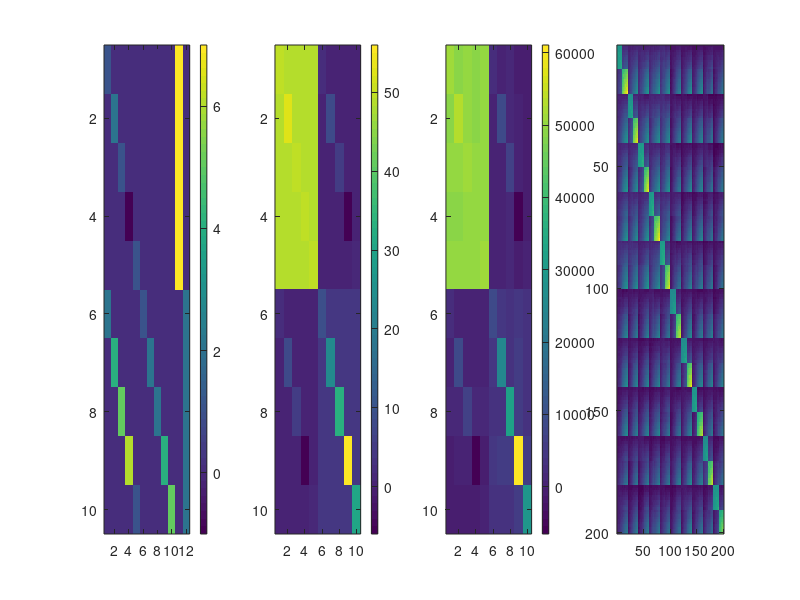

Source code (MATLAB):
clear all;
% close all

% --------------------------------------------------------------------------
% Generate data

% Define M_h matrices
% using Model2: Model with a flexible correlation for each finger
num_conds = 10;
for i = 1:5
    A = zeros(5);
    A(i, i) = 1;
    Ac(:, 1:5, i)    = [A; zeros(5)];       % Contralateral finger patterns   (theta_a)
    Ac(:, 1:5, 5 + i)  = [zeros(5); A];       % Mirrored Contralateralpatterns  (theta_b)
    Ac(:, 6:10, 10 + i) = [zeros(5); A];       % Unique Ipsilateral pattterns    (theta_c)
end
Ac(:, 11, 16)  = [ones(5, 1); zeros(5, 1)];  % Hand-specific component contra  (theta_d)
Ac(:, 12, 17)  = [zeros(5, 1); ones(5, 1)];  % Hand-specific component ipsi    (theta_e)

theta_orig = [1 2 1 -1  1 2 4 5 6 1 1 2 2 4 5 7 2];

% Define M matrix and original G matrix
M = zeros(10, 12);
for i = 1:17
    M = M + theta_orig(i) * Ac(:, :, i);
end

G_orig = M * M';
figure;
subplot(1, 4, 1);
imagesc(M);
colorbar;
subplot(1, 4, 2);
imagesc(G_orig);
colorbar;

% Generate activation profiles for each voxel
num_voxels = 1000;
num_feature = size(M, 2);
W = randn(num_feature, num_voxels); %  weights for each feature and voxel
% figure; imagesc(w*w');

U = M * W;  % U(num_conds,num_vox)
subplot(1, 4, 3);
imagesc(U * U');
colorbar; % approx. = G_orig because UU' = MWW'M' = MM' if W iid

% Generate data
num_partitions = 20;
part_vec = kron(ones(num_conds, 1), [1:num_partitions]');
cond_vec = kron([1:num_conds]', ones(num_partitions, 1));
X = repmat(eye(num_partitions), num_conds, 1); % figure;imagesc(X);
Z = kron(eye(num_conds), ones(num_partitions, 1)); % figure;imagesc(Z);
B = randn(num_partitions, num_voxels);

% generate B that are correlated over (partitions - not sure that's useful) and voxels

my_corr_part = 1;
my_corr1 = 0;
my_corr2 = 100;
if my_corr_part == 1
    B_init = repmat([1:20 + my_corr1]', 1, num_voxels + my_corr2); % mean activation increases over runs
    B_more = B_init + randn(num_partitions + my_corr1, num_voxels + my_corr2);
    for i = 1:size(B, 1)
        B1(i, :) = mean(B_more(i:i + my_corr1, :), 1);
    end
    for i = 1:size(B, 2)
        B(:, i) = mean(B1(:, i:i + my_corr2), 2); % mean effects are correlated over voxels
    end

end

S = 5; % NxN temporal cov matrix; here iid; i.e. S = scalar
e = S * randn(num_conds * num_partitions, num_voxels);

my_corr_e = 1;
S2 = 20;
if my_corr_e == 1
    part_e = randn(num_partitions, num_voxels) * S2;
    for i = 1:num_partitions
        for k = 1:num_voxels
            e((i - 1) * num_conds + 1:i * num_conds, k) = repmat(part_e(i, k), num_conds, 1) + randn(num_conds, 1) * S;
        end
    end
end

Y = Z * U + X * B + e;
% subplot(1,2,1);imagesc(Y);
subplot(1, 4, 4);
imagesc(Y * Y');

% save data in format
sub = 1;
data{sub} = Y;
partVec{sub} = part_vec;
condVec{sub} = cond_vec;

save hokus.mat data partVec condVec U G_orig;
%
%
%
%
% % load data_recipe_correlation.mat
% runEffect  = 'fixed';
% alg = 'minimize';
%
% % % --------------------------------------
% % % Model1: Model with independent contra and ipsilateral patterns (zero
% % % correlation)
% % M{1}.type       = 'feature';
% % M{1}.numGparams = 12;
% % for i=1:5
% %     A=zeros(5);
% %     A(i,i)=1;
% %     M{1}.Ac(:,1:5 ,i)    = [A;zeros(5)];       % Contralateral finger patterns   (theta_a)
% %     M{1}.Ac(:,6:10,5+i) = [zeros(5);A];        % Unique Ipsilateral pattterns    (theta_c)
% %     M{1}.name       = 'null';
% % end
% % M{1}.Ac(:,11  ,11)  = [ones(5,1);zeros(5,1)];  % Hand-specific component contra  (theta_d)
% % M{1}.Ac(:,12  ,12)  = [zeros(5,1);ones(5,1)];  % Hand-specific component ipsi    (theta_e)
% % M{1}.theta0=ones(12,1);                        % Starting values: could be closer, but converges anyways
% % M{1}.fitAlgorithm = alg;
% %
% % % --------------------------------------
% %
% % % --------------------------------------
% % % Model3: Model with a fixed r=1 correlation (ipsilateral = scaled version of contralateral pattern)
% % M{3}.type       = 'feature';
% % M{3}.numGparams = 12;
% % for i=1:5
% %     A=zeros(5);
% %     A(i,i)=1;
% %     M{3}.Ac(:,1:5 ,i)    = [A;zeros(5)]; % Contralateral finger patterns   (theta_a)
% %     M{3}.Ac(:,1:5 ,5+i)  = [zeros(5);A]; % Mirrored Contralateralpatterns  (theta_b)
% %     M{3}.name       = 'one';
% % end
% % M{3}.Ac(:,6,11)  = [ones(5,1);zeros(5,1)]; % Hand-specific component contra  (theta_d)
% % M{3}.Ac(:,7,12)  = [zeros(5,1);ones(5,1)]; % Hand-specific component ipsi    (theta_e)
% % M{3}.theta0=ones(12,1);
% % M{3}.fitAlgorithm = alg;
%
% % Free model as Noise ceiling
% M{1}.type       = 'freechol';
% M{1}.numCond    = 10;
% M{1}.name       = 'noiseceiling';
% M{1}           = pcm_prepFreeModel(M{1});
%
%
% %%
% for p=1:12
%     G_emp(:,:,p)=pcm_estGCrossval(Data{p},partVec{p},condVec{p});
% end
%
%
% %%
% [T_ind,theta_ind,G_pred_ind] = pcm_fitModelIndivid(Data,M,partVec,condVec,'runEffect',runEffect);
% [D,T_ind_cv,theta_ind_cv]=pcm_fitModelIndividCrossval(Data,M,partVec,condVec,'runEffect',runEffect);
%
% % generate the predicted matrices for ind CV
% for iM = 1:numel(M)
%     for p = 1:12
%         tmp = mean(theta_ind_cv{iM}(T_ind_cv.SN==p,:),1);
%         G_pred_ind_cv{iM}(:,:,p) = pcm_calculateG(M{iM},tmp(1:M{iM}.numGparams)'); %#ok<SAGROW>
%         clear tmp
%     end
% end
%
% %%
% figure('name', 'G_{pred}-ind')
% i=1;
% H = eye(10)-ones(10)/10;
% for p=1:12
%     subplot(3,12,i)
%     imagesc(H*G_emp(:,:,p)*H')
%     i=i+1;
%     axis square
%     colorbar
% end
% for p=1:12
%     subplot(3,12,i)
%     imagesc(G_pred_ind{1}(:,:,p))
%     axis square
%     colorbar
%     i=i+1;
% end
% for p=1:12
%     subplot(3,12,i)
%     imagesc(G_pred_ind_cv{1}(:,:,p))
%     axis square
%     colorbar
%     i=i+1;
% end
% subplot(3,12,1);
% ylabel('CVed G_{emp}')
% subplot(3,12,13);
% ylabel('G_{free}-ind')
% subplot(3,12,25);
% ylabel('G_{free}-ind-CV')
%
% %
% % %% Now do crossvalidated model comparision:
% % [T_gr,theta_gr,G_pred_gr] = pcm_fitModelGroup(Data,M,partVec,condVec,'runEffect',...
% %     runEffect,'fitScale',1);
% % [T_gr_cv,theta_gr_cv,G_pred_gr_cv] = pcm_fitModelGroupCrossval(Data,M,partVec,...
% %     condVec,'runEffect',runEffect,'groupFit',theta_gr,'fitScale',1);
% %
% %
% %
% % %%
% % figure('name', 'G_{pred}-grp')
% % i=1;
% % H = eye(size(M{1}.Ac,1))-ones(size(M{1}.Ac,1))/numel(size(M{1}.Ac,1));
% %
% % subplot(1,3,1)
% % imagesc(H*mean(G_emp,3)*H')
% % axis square
% % title('CVed G_{emp}-gr')
% %
% % subplot(1,3,2)
% % imagesc(G_pred_gr{end})
% % axis square
% % title('G_{free}-gr')
% %
% % subplot(1,3,3)
% % imagesc(mean(G_pred_gr_cv{end},3))
% % axis square
% % title('G_{free}-gr-CV')
% %
% %
% %
% %
% %
% %
% %
% %
% %
% %
%
